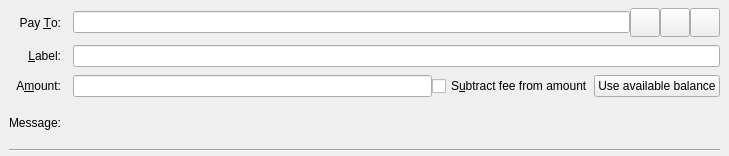
<?xml version="1.0" encoding="UTF-8"?>
<ui version="4.0">
 <class>SendCoinsEntry</class>
 <widget class="QStackedWidget" name="SendCoinsEntry">
  <property name="geometry">
   <rect>
    <x>0</x>
    <y>0</y>
    <width>729</width>
    <height>156</height>
   </rect>
  </property>
  <property name="focusPolicy">
   <enum>Qt::TabFocus</enum>
  </property>
  <property name="autoFillBackground">
   <bool>false</bool>
  </property>
  <widget class="QFrame" name="SendCoins">
   <property name="toolTip">
    <string>This is a normal payment.</string>
   </property>
   <property name="frameShape">
    <enum>QFrame::NoFrame</enum>
   </property>
   <layout class="QGridLayout" name="gridLayout">
    <property name="topMargin">
     <number>8</number>
    </property>
    <property name="bottomMargin">
     <number>4</number>
    </property>
    <property name="horizontalSpacing">
     <number>12</number>
    </property>
    <property name="verticalSpacing">
     <number>8</number>
    </property>
    <item row="0" column="0">
     <widget class="QLabel" name="payToLabel">
      <property name="text">
       <string>Pay &amp;To:</string>
      </property>
      <property name="alignment">
       <set>Qt::AlignRight|Qt::AlignTrailing|Qt::AlignVCenter</set>
      </property>
      <property name="buddy">
       <cstring>payTo</cstring>
      </property>
     </widget>
    </item>
    <item row="0" column="1">
     <layout class="QHBoxLayout" name="payToLayout">
      <property name="spacing">
       <number>0</number>
      </property>
      <item>
       <widget class="QValidatedLineEdit" name="payTo">
        <property name="toolTip">
         <string>The ratcoin address to send the payment to</string>
        </property>
       </widget>
      </item>
      <item>
       <widget class="QToolButton" name="addressBookButton">
        <property name="toolTip">
         <string>Choose previously used address</string>
        </property>
        <property name="text">
         <string/>
        </property>
        <property name="icon">
         <iconset resource="../bitcoin.qrc">
          <normaloff>:/icons/address-book</normaloff>:/icons/address-book</iconset>
        </property>
        <property name="iconSize">
         <size>
          <width>22</width>
          <height>22</height>
         </size>
        </property>
        <property name="shortcut">
         <string>Alt+A</string>
        </property>
       </widget>
      </item>
      <item>
       <widget class="QToolButton" name="pasteButton">
        <property name="toolTip">
         <string>Paste address from clipboard</string>
        </property>
        <property name="text">
         <string/>
        </property>
        <property name="icon">
         <iconset resource="../bitcoin.qrc">
          <normaloff>:/icons/editpaste</normaloff>:/icons/editpaste</iconset>
        </property>
        <property name="iconSize">
         <size>
          <width>22</width>
          <height>22</height>
         </size>
        </property>
        <property name="shortcut">
         <string>Alt+P</string>
        </property>
       </widget>
      </item>
      <item>
       <widget class="QToolButton" name="deleteButton">
        <property name="toolTip">
         <string>Remove this entry</string>
        </property>
        <property name="text">
         <string/>
        </property>
        <property name="icon">
         <iconset resource="../bitcoin.qrc">
          <normaloff>:/icons/remove</normaloff>:/icons/remove</iconset>
        </property>
        <property name="iconSize">
         <size>
          <width>22</width>
          <height>22</height>
         </size>
        </property>
       </widget>
      </item>
     </layout>
    </item>
    <item row="1" column="0">
     <widget class="QLabel" name="labellLabel">
      <property name="text">
       <string>&amp;Label:</string>
      </property>
      <property name="alignment">
       <set>Qt::AlignRight|Qt::AlignTrailing|Qt::AlignVCenter</set>
      </property>
      <property name="buddy">
       <cstring>addAsLabel</cstring>
      </property>
     </widget>
    </item>
    <item row="1" column="1">
     <widget class="QLineEdit" name="addAsLabel">
      <property name="toolTip">
       <string>Enter a label for this address to add it to the list of used addresses</string>
      </property>
     </widget>
    </item>
    <item row="2" column="0">
     <widget class="QLabel" name="amountLabel">
      <property name="text">
       <string>A&amp;mount:</string>
      </property>
      <property name="alignment">
       <set>Qt::AlignRight|Qt::AlignTrailing|Qt::AlignVCenter</set>
      </property>
      <property name="buddy">
       <cstring>payAmount</cstring>
      </property>
     </widget>
    </item>
    <item row="2" column="1">
     <layout class="QHBoxLayout" name="horizontalLayoutAmount" stretch="0,0,0">
      <item>
       <widget class="BitcoinAmountField" name="payAmount"/>
      </item>
      <item>
       <widget class="QCheckBox" name="checkboxSubtractFeeFromAmount">
        <property name="toolTip">
         <string>The fee will be deducted from the amount being sent. The recipient will receive less ratcoins than you enter in the amount field. If multiple recipients are selected, the fee is split equally.</string>
        </property>
        <property name="text">
         <string>S&amp;ubtract fee from amount</string>
        </property>
       </widget>
      </item>
      <item>
       <widget class="QPushButton" name="useAvailableBalanceButton">
        <property name="text">
         <string>Use available balance</string>
        </property>
       </widget>
      </item>
     </layout>
    </item>
    <item row="3" column="0">
     <widget class="QLabel" name="messageLabel">
      <property name="text">
       <string>Message:</string>
      </property>
      <property name="alignment">
       <set>Qt::AlignRight|Qt::AlignTrailing|Qt::AlignVCenter</set>
      </property>
     </widget>
    </item>
    <item row="3" column="1">
     <widget class="QLabel" name="messageTextLabel">
      <property name="toolTip">
       <string>A message that was attached to the ratcoin: URI which will be stored with the transaction for your reference. Note: This message will not be sent over the ratcoin network.</string>
      </property>
      <property name="textFormat">
       <enum>Qt::PlainText</enum>
      </property>
     </widget>
    </item>
    <item row="4" column="0" colspan="2">
     <widget class="Line" name="line">
      <property name="orientation">
       <enum>Qt::Horizontal</enum>
      </property>
     </widget>
    </item>
   </layout>
  </widget>
  <widget class="QFrame" name="SendCoins_UnauthenticatedPaymentRequest">
   <property name="palette">
    <palette>
     <active>
      <colorrole role="WindowText">
       <brush brushstyle="SolidPattern">
        <color alpha="255">
         <red>0</red>
         <green>0</green>
         <blue>0</blue>
        </color>
       </brush>
      </colorrole>
      <colorrole role="Button">
       <brush brushstyle="SolidPattern">
        <color alpha="255">
         <red>255</red>
         <green>255</green>
         <blue>127</blue>
        </color>
       </brush>
      </colorrole>
      <colorrole role="Light">
       <brush brushstyle="SolidPattern">
        <color alpha="255">
         <red>255</red>
         <green>255</green>
         <blue>255</blue>
        </color>
       </brush>
      </colorrole>
      <colorrole role="Midlight">
       <brush brushstyle="SolidPattern">
        <color alpha="255">
         <red>255</red>
         <green>255</green>
         <blue>191</blue>
        </color>
       </brush>
      </colorrole>
      <colorrole role="Dark">
       <brush brushstyle="SolidPattern">
        <color alpha="255">
         <red>127</red>
         <green>127</green>
         <blue>63</blue>
        </color>
       </brush>
      </colorrole>
      <colorrole role="Mid">
       <brush brushstyle="SolidPattern">
        <color alpha="255">
         <red>170</red>
         <green>170</green>
         <blue>84</blue>
        </color>
       </brush>
      </colorrole>
      <colorrole role="Text">
       <brush brushstyle="SolidPattern">
        <color alpha="255">
         <red>0</red>
         <green>0</green>
         <blue>0</blue>
        </color>
       </brush>
      </colorrole>
      <colorrole role="BrightText">
       <brush brushstyle="SolidPattern">
        <color alpha="255">
         <red>255</red>
         <green>255</green>
         <blue>255</blue>
        </color>
       </brush>
      </colorrole>
      <colorrole role="ButtonText">
       <brush brushstyle="SolidPattern">
        <color alpha="255">
         <red>0</red>
         <green>0</green>
         <blue>0</blue>
        </color>
       </brush>
      </colorrole>
      <colorrole role="Base">
       <brush brushstyle="SolidPattern">
        <color alpha="255">
         <red>255</red>
         <green>255</green>
         <blue>255</blue>
        </color>
       </brush>
      </colorrole>
      <colorrole role="Window">
       <brush brushstyle="SolidPattern">
        <color alpha="255">
         <red>255</red>
         <green>255</green>
         <blue>127</blue>
        </color>
       </brush>
      </colorrole>
      <colorrole role="Shadow">
       <brush brushstyle="SolidPattern">
        <color alpha="255">
         <red>0</red>
         <green>0</green>
         <blue>0</blue>
        </color>
       </brush>
      </colorrole>
      <colorrole role="AlternateBase">
       <brush brushstyle="SolidPattern">
        <color alpha="255">
         <red>255</red>
         <green>255</green>
         <blue>191</blue>
        </color>
       </brush>
      </colorrole>
      <colorrole role="ToolTipBase">
       <brush brushstyle="SolidPattern">
        <color alpha="255">
         <red>255</red>
         <green>255</green>
         <blue>220</blue>
        </color>
       </brush>
      </colorrole>
      <colorrole role="ToolTipText">
       <brush brushstyle="SolidPattern">
        <color alpha="255">
         <red>0</red>
         <green>0</green>
         <blue>0</blue>
        </color>
       </brush>
      </colorrole>
     </active>
     <inactive>
      <colorrole role="WindowText">
       <brush brushstyle="SolidPattern">
        <color alpha="255">
         <red>0</red>
         <green>0</green>
         <blue>0</blue>
        </color>
       </brush>
      </colorrole>
      <colorrole role="Button">
       <brush brushstyle="SolidPattern">
        <color alpha="255">
         <red>255</red>
         <green>255</green>
         <blue>127</blue>
        </color>
       </brush>
      </colorrole>
      <colorrole role="Light">
       <brush brushstyle="SolidPattern">
        <color alpha="255">
         <red>255</red>
         <green>255</green>
         <blue>255</blue>
        </color>
       </brush>
      </colorrole>
      <colorrole role="Midlight">
       <brush brushstyle="SolidPattern">
        <color alpha="255">
         <red>255</red>
         <green>255</green>
         <blue>191</blue>
        </color>
       </brush>
      </colorrole>
      <colorrole role="Dark">
       <brush brushstyle="SolidPattern">
        <color alpha="255">
         <red>127</red>
         <green>127</green>
         <blue>63</blue>
        </color>
       </brush>
      </colorrole>
      <colorrole role="Mid">
       <brush brushstyle="SolidPattern">
        <color alpha="255">
         <red>170</red>
         <green>170</green>
         <blue>84</blue>
        </color>
       </brush>
      </colorrole>
      <colorrole role="Text">
       <brush brushstyle="SolidPattern">
        <color alpha="255">
         <red>0</red>
         <green>0</green>
         <blue>0</blue>
        </color>
       </brush>
      </colorrole>
      <colorrole role="BrightText">
       <brush brushstyle="SolidPattern">
        <color alpha="255">
         <red>255</red>
         <green>255</green>
         <blue>255</blue>
        </color>
       </brush>
      </colorrole>
      <colorrole role="ButtonText">
       <brush brushstyle="SolidPattern">
        <color alpha="255">
         <red>0</red>
         <green>0</green>
         <blue>0</blue>
        </color>
       </brush>
      </colorrole>
      <colorrole role="Base">
       <brush brushstyle="SolidPattern">
        <color alpha="255">
         <red>255</red>
         <green>255</green>
         <blue>255</blue>
        </color>
       </brush>
      </colorrole>
      <colorrole role="Window">
       <brush brushstyle="SolidPattern">
        <color alpha="255">
         <red>255</red>
         <green>255</green>
         <blue>127</blue>
        </color>
       </brush>
      </colorrole>
      <colorrole role="Shadow">
       <brush brushstyle="SolidPattern">
        <color alpha="255">
         <red>0</red>
         <green>0</green>
         <blue>0</blue>
        </color>
       </brush>
      </colorrole>
      <colorrole role="AlternateBase">
       <brush brushstyle="SolidPattern">
        <color alpha="255">
         <red>255</red>
         <green>255</green>
         <blue>191</blue>
        </color>
       </brush>
      </colorrole>
      <colorrole role="ToolTipBase">
       <brush brushstyle="SolidPattern">
        <color alpha="255">
         <red>255</red>
         <green>255</green>
         <blue>220</blue>
        </color>
       </brush>
      </colorrole>
      <colorrole role="ToolTipText">
       <brush brushstyle="SolidPattern">
        <color alpha="255">
         <red>0</red>
         <green>0</green>
         <blue>0</blue>
        </color>
       </brush>
      </colorrole>
     </inactive>
     <disabled>
      <colorrole role="WindowText">
       <brush brushstyle="SolidPattern">
        <color alpha="255">
         <red>127</red>
         <green>127</green>
         <blue>63</blue>
        </color>
       </brush>
      </colorrole>
      <colorrole role="Button">
       <brush brushstyle="SolidPattern">
        <color alpha="255">
         <red>255</red>
         <green>255</green>
         <blue>127</blue>
        </color>
       </brush>
      </colorrole>
      <colorrole role="Light">
       <brush brushstyle="SolidPattern">
        <color alpha="255">
         <red>255</red>
         <green>255</green>
         <blue>255</blue>
        </color>
       </brush>
      </colorrole>
      <colorrole role="Midlight">
       <brush brushstyle="SolidPattern">
        <color alpha="255">
         <red>255</red>
         <green>255</green>
         <blue>191</blue>
        </color>
       </brush>
      </colorrole>
      <colorrole role="Dark">
       <brush brushstyle="SolidPattern">
        <color alpha="255">
         <red>127</red>
         <green>127</green>
         <blue>63</blue>
        </color>
       </brush>
      </colorrole>
      <colorrole role="Mid">
       <brush brushstyle="SolidPattern">
        <color alpha="255">
         <red>170</red>
         <green>170</green>
         <blue>84</blue>
        </color>
       </brush>
      </colorrole>
      <colorrole role="Text">
       <brush brushstyle="SolidPattern">
        <color alpha="255">
         <red>127</red>
         <green>127</green>
         <blue>63</blue>
        </color>
       </brush>
      </colorrole>
      <colorrole role="BrightText">
       <brush brushstyle="SolidPattern">
        <color alpha="255">
         <red>255</red>
         <green>255</green>
         <blue>255</blue>
        </color>
       </brush>
      </colorrole>
      <colorrole role="ButtonText">
       <brush brushstyle="SolidPattern">
        <color alpha="255">
         <red>127</red>
         <green>127</green>
         <blue>63</blue>
        </color>
       </brush>
      </colorrole>
      <colorrole role="Base">
       <brush brushstyle="SolidPattern">
        <color alpha="255">
         <red>255</red>
         <green>255</green>
         <blue>127</blue>
        </color>
       </brush>
      </colorrole>
      <colorrole role="Window">
       <brush brushstyle="SolidPattern">
        <color alpha="255">
         <red>255</red>
         <green>255</green>
         <blue>127</blue>
        </color>
       </brush>
      </colorrole>
      <colorrole role="Shadow">
       <brush brushstyle="SolidPattern">
        <color alpha="255">
         <red>0</red>
         <green>0</green>
         <blue>0</blue>
        </color>
       </brush>
      </colorrole>
      <colorrole role="AlternateBase">
       <brush brushstyle="SolidPattern">
        <color alpha="255">
         <red>255</red>
         <green>255</green>
         <blue>127</blue>
        </color>
       </brush>
      </colorrole>
      <colorrole role="ToolTipBase">
       <brush brushstyle="SolidPattern">
        <color alpha="255">
         <red>255</red>
         <green>255</green>
         <blue>220</blue>
        </color>
       </brush>
      </colorrole>
      <colorrole role="ToolTipText">
       <brush brushstyle="SolidPattern">
        <color alpha="255">
         <red>0</red>
         <green>0</green>
         <blue>0</blue>
        </color>
       </brush>
      </colorrole>
     </disabled>
    </palette>
   </property>
   <property name="toolTip">
    <string>This is an unauthenticated payment request.</string>
   </property>
   <property name="autoFillBackground">
    <bool>true</bool>
   </property>
   <property name="frameShape">
    <enum>QFrame::NoFrame</enum>
   </property>
   <layout class="QGridLayout" name="gridLayout_is">
    <property name="spacing">
     <number>12</number>
    </property>
    <item row="0" column="0">
     <widget class="QLabel" name="payToLabel_is">
      <property name="text">
       <string>Pay To:</string>
      </property>
      <property name="alignment">
       <set>Qt::AlignRight|Qt::AlignTrailing|Qt::AlignVCenter</set>
      </property>
     </widget>
    </item>
    <item row="0" column="1">
     <layout class="QHBoxLayout" name="payToLayout_is">
      <property name="spacing">
       <number>0</number>
      </property>
      <item>
       <widget class="QLabel" name="payTo_is"/>
      </item>
      <item>
       <widget class="QToolButton" name="deleteButton_is">
        <property name="toolTip">
         <string>Remove this entry</string>
        </property>
        <property name="text">
         <string/>
        </property>
        <property name="icon">
         <iconset resource="../bitcoin.qrc">
          <normaloff>:/icons/remove</normaloff>:/icons/remove</iconset>
        </property>
       </widget>
      </item>
     </layout>
    </item>
    <item row="1" column="0">
     <widget class="QLabel" name="memoLabel_is">
      <property name="text">
       <string>Memo:</string>
      </property>
      <property name="alignment">
       <set>Qt::AlignRight|Qt::AlignTrailing|Qt::AlignVCenter</set>
      </property>
     </widget>
    </item>
    <item row="1" column="1">
     <widget class="QLabel" name="memoTextLabel_is">
      <property name="textFormat">
       <enum>Qt::PlainText</enum>
      </property>
     </widget>
    </item>
    <item row="2" column="0">
     <widget class="QLabel" name="amountLabel_is">
      <property name="text">
       <string>A&amp;mount:</string>
      </property>
      <property name="alignment">
       <set>Qt::AlignRight|Qt::AlignTrailing|Qt::AlignVCenter</set>
      </property>
      <property name="buddy">
       <cstring>payAmount_is</cstring>
      </property>
     </widget>
    </item>
    <item row="2" column="1">
     <widget class="BitcoinAmountField" name="payAmount_is">
      <property name="acceptDrops">
       <bool>false</bool>
      </property>
     </widget>
    </item>
   </layout>
  </widget>
  <widget class="QFrame" name="SendCoins_AuthenticatedPaymentRequest">
   <property name="palette">
    <palette>
     <active>
      <colorrole role="WindowText">
       <brush brushstyle="SolidPattern">
        <color alpha="255">
         <red>0</red>
         <green>0</green>
         <blue>0</blue>
        </color>
       </brush>
      </colorrole>
      <colorrole role="Button">
       <brush brushstyle="SolidPattern">
        <color alpha="255">
         <red>140</red>
         <green>232</green>
         <blue>119</blue>
        </color>
       </brush>
      </colorrole>
      <colorrole role="Light">
       <brush brushstyle="SolidPattern">
        <color alpha="255">
         <red>230</red>
         <green>255</green>
         <blue>224</blue>
        </color>
       </brush>
      </colorrole>
      <colorrole role="Midlight">
       <brush brushstyle="SolidPattern">
        <color alpha="255">
         <red>185</red>
         <green>243</green>
         <blue>171</blue>
        </color>
       </brush>
      </colorrole>
      <colorrole role="Dark">
       <brush brushstyle="SolidPattern">
        <color alpha="255">
         <red>70</red>
         <green>116</green>
         <blue>59</blue>
        </color>
       </brush>
      </colorrole>
      <colorrole role="Mid">
       <brush brushstyle="SolidPattern">
        <color alpha="255">
         <red>93</red>
         <green>155</green>
         <blue>79</blue>
        </color>
       </brush>
      </colorrole>
      <colorrole role="Text">
       <brush brushstyle="SolidPattern">
        <color alpha="255">
         <red>0</red>
         <green>0</green>
         <blue>0</blue>
        </color>
       </brush>
      </colorrole>
      <colorrole role="BrightText">
       <brush brushstyle="SolidPattern">
        <color alpha="255">
         <red>155</red>
         <green>255</green>
         <blue>147</blue>
        </color>
       </brush>
      </colorrole>
      <colorrole role="ButtonText">
       <brush brushstyle="SolidPattern">
        <color alpha="255">
         <red>0</red>
         <green>0</green>
         <blue>0</blue>
        </color>
       </brush>
      </colorrole>
      <colorrole role="Base">
       <brush brushstyle="SolidPattern">
        <color alpha="255">
         <red>119</red>
         <green>255</green>
         <blue>233</blue>
        </color>
       </brush>
      </colorrole>
      <colorrole role="Window">
       <brush brushstyle="SolidPattern">
        <color alpha="255">
         <red>140</red>
         <green>232</green>
         <blue>119</blue>
        </color>
       </brush>
      </colorrole>
      <colorrole role="Shadow">
       <brush brushstyle="SolidPattern">
        <color alpha="255">
         <red>0</red>
         <green>0</green>
         <blue>0</blue>
        </color>
       </brush>
      </colorrole>
      <colorrole role="AlternateBase">
       <brush brushstyle="SolidPattern">
        <color alpha="255">
         <red>197</red>
         <green>243</green>
         <blue>187</blue>
        </color>
       </brush>
      </colorrole>
      <colorrole role="NoRole">
       <brush brushstyle="SolidPattern">
        <color alpha="255">
         <red>125</red>
         <green>194</green>
         <blue>122</blue>
        </color>
       </brush>
      </colorrole>
      <colorrole role="ToolTipBase">
       <brush brushstyle="SolidPattern">
        <color alpha="255">
         <red>255</red>
         <green>255</green>
         <blue>220</blue>
        </color>
       </brush>
      </colorrole>
      <colorrole role="ToolTipText">
       <brush brushstyle="SolidPattern">
        <color alpha="255">
         <red>0</red>
         <green>0</green>
         <blue>0</blue>
        </color>
       </brush>
      </colorrole>
     </active>
     <inactive>
      <colorrole role="WindowText">
       <brush brushstyle="SolidPattern">
        <color alpha="255">
         <red>0</red>
         <green>0</green>
         <blue>0</blue>
        </color>
       </brush>
      </colorrole>
      <colorrole role="Button">
       <brush brushstyle="SolidPattern">
        <color alpha="255">
         <red>140</red>
         <green>232</green>
         <blue>119</blue>
        </color>
       </brush>
      </colorrole>
      <colorrole role="Light">
       <brush brushstyle="SolidPattern">
        <color alpha="255">
         <red>230</red>
         <green>255</green>
         <blue>224</blue>
        </color>
       </brush>
      </colorrole>
      <colorrole role="Midlight">
       <brush brushstyle="SolidPattern">
        <color alpha="255">
         <red>185</red>
         <green>243</green>
         <blue>171</blue>
        </color>
       </brush>
      </colorrole>
      <colorrole role="Dark">
       <brush brushstyle="SolidPattern">
        <color alpha="255">
         <red>70</red>
         <green>116</green>
         <blue>59</blue>
        </color>
       </brush>
      </colorrole>
      <colorrole role="Mid">
       <brush brushstyle="SolidPattern">
        <color alpha="255">
         <red>93</red>
         <green>155</green>
         <blue>79</blue>
        </color>
       </brush>
      </colorrole>
      <colorrole role="Text">
       <brush brushstyle="SolidPattern">
        <color alpha="255">
         <red>0</red>
         <green>0</green>
         <blue>0</blue>
        </color>
       </brush>
      </colorrole>
      <colorrole role="BrightText">
       <brush brushstyle="SolidPattern">
        <color alpha="255">
         <red>155</red>
         <green>255</green>
         <blue>147</blue>
        </color>
       </brush>
      </colorrole>
      <colorrole role="ButtonText">
       <brush brushstyle="SolidPattern">
        <color alpha="255">
         <red>0</red>
         <green>0</green>
         <blue>0</blue>
        </color>
       </brush>
      </colorrole>
      <colorrole role="Base">
       <brush brushstyle="SolidPattern">
        <color alpha="255">
         <red>119</red>
         <green>255</green>
         <blue>233</blue>
        </color>
       </brush>
      </colorrole>
      <colorrole role="Window">
       <brush brushstyle="SolidPattern">
        <color alpha="255">
         <red>140</red>
         <green>232</green>
         <blue>119</blue>
        </color>
       </brush>
      </colorrole>
      <colorrole role="Shadow">
       <brush brushstyle="SolidPattern">
        <color alpha="255">
         <red>0</red>
         <green>0</green>
         <blue>0</blue>
        </color>
       </brush>
      </colorrole>
      <colorrole role="AlternateBase">
       <brush brushstyle="SolidPattern">
        <color alpha="255">
         <red>197</red>
         <green>243</green>
         <blue>187</blue>
        </color>
       </brush>
      </colorrole>
      <colorrole role="NoRole">
       <brush brushstyle="SolidPattern">
        <color alpha="255">
         <red>125</red>
         <green>194</green>
         <blue>122</blue>
        </color>
       </brush>
      </colorrole>
      <colorrole role="ToolTipBase">
       <brush brushstyle="SolidPattern">
        <color alpha="255">
         <red>255</red>
         <green>255</green>
         <blue>220</blue>
        </color>
       </brush>
      </colorrole>
      <colorrole role="ToolTipText">
       <brush brushstyle="SolidPattern">
        <color alpha="255">
         <red>0</red>
         <green>0</green>
         <blue>0</blue>
        </color>
       </brush>
      </colorrole>
     </inactive>
     <disabled>
      <colorrole role="WindowText">
       <brush brushstyle="SolidPattern">
        <color alpha="255">
         <red>70</red>
         <green>116</green>
         <blue>59</blue>
        </color>
       </brush>
      </colorrole>
      <colorrole role="Button">
       <brush brushstyle="SolidPattern">
        <color alpha="255">
         <red>140</red>
         <green>232</green>
         <blue>119</blue>
        </color>
       </brush>
      </colorrole>
      <colorrole role="Light">
       <brush brushstyle="SolidPattern">
        <color alpha="255">
         <red>230</red>
         <green>255</green>
         <blue>224</blue>
        </color>
       </brush>
      </colorrole>
      <colorrole role="Midlight">
       <brush brushstyle="SolidPattern">
        <color alpha="255">
         <red>185</red>
         <green>243</green>
         <blue>171</blue>
        </color>
       </brush>
      </colorrole>
      <colorrole role="Dark">
       <brush brushstyle="SolidPattern">
        <color alpha="255">
         <red>70</red>
         <green>116</green>
         <blue>59</blue>
        </color>
       </brush>
      </colorrole>
      <colorrole role="Mid">
       <brush brushstyle="SolidPattern">
        <color alpha="255">
         <red>93</red>
         <green>155</green>
         <blue>79</blue>
        </color>
       </brush>
      </colorrole>
      <colorrole role="Text">
       <brush brushstyle="SolidPattern">
        <color alpha="255">
         <red>70</red>
         <green>116</green>
         <blue>59</blue>
        </color>
       </brush>
      </colorrole>
      <colorrole role="BrightText">
       <brush brushstyle="SolidPattern">
        <color alpha="255">
         <red>155</red>
         <green>255</green>
         <blue>147</blue>
        </color>
       </brush>
      </colorrole>
      <colorrole role="ButtonText">
       <brush brushstyle="SolidPattern">
        <color alpha="255">
         <red>70</red>
         <green>116</green>
         <blue>59</blue>
        </color>
       </brush>
      </colorrole>
      <colorrole role="Base">
       <brush brushstyle="SolidPattern">
        <color alpha="255">
         <red>140</red>
         <green>232</green>
         <blue>119</blue>
        </color>
       </brush>
      </colorrole>
      <colorrole role="Window">
       <brush brushstyle="SolidPattern">
        <color alpha="255">
         <red>140</red>
         <green>232</green>
         <blue>119</blue>
        </color>
       </brush>
      </colorrole>
      <colorrole role="Shadow">
       <brush brushstyle="SolidPattern">
        <color alpha="255">
         <red>0</red>
         <green>0</green>
         <blue>0</blue>
        </color>
       </brush>
      </colorrole>
      <colorrole role="AlternateBase">
       <brush brushstyle="SolidPattern">
        <color alpha="255">
         <red>140</red>
         <green>232</green>
         <blue>119</blue>
        </color>
       </brush>
      </colorrole>
      <colorrole role="NoRole">
       <brush brushstyle="SolidPattern">
        <color alpha="255">
         <red>125</red>
         <green>194</green>
         <blue>122</blue>
        </color>
       </brush>
      </colorrole>
      <colorrole role="ToolTipBase">
       <brush brushstyle="SolidPattern">
        <color alpha="255">
         <red>255</red>
         <green>255</green>
         <blue>220</blue>
        </color>
       </brush>
      </colorrole>
      <colorrole role="ToolTipText">
       <brush brushstyle="SolidPattern">
        <color alpha="255">
         <red>0</red>
         <green>0</green>
         <blue>0</blue>
        </color>
       </brush>
      </colorrole>
     </disabled>
    </palette>
   </property>
   <property name="toolTip">
    <string>This is an authenticated payment request.</string>
   </property>
   <property name="autoFillBackground">
    <bool>true</bool>
   </property>
   <property name="frameShape">
    <enum>QFrame::NoFrame</enum>
   </property>
   <layout class="QGridLayout" name="gridLayout_s">
    <property name="spacing">
     <number>12</number>
    </property>
    <item row="0" column="0">
     <widget class="QLabel" name="payToLabel_s">
      <property name="text">
       <string>Pay To:</string>
      </property>
      <property name="alignment">
       <set>Qt::AlignRight|Qt::AlignTrailing|Qt::AlignVCenter</set>
      </property>
     </widget>
    </item>
    <item row="0" column="1">
     <layout class="QHBoxLayout" name="payToLayout_s">
      <property name="spacing">
       <number>0</number>
      </property>
      <item>
       <widget class="QLabel" name="payTo_s">
        <property name="textFormat">
         <enum>Qt::PlainText</enum>
        </property>
       </widget>
      </item>
      <item>
       <widget class="QToolButton" name="deleteButton_s">
        <property name="toolTip">
         <string>Remove this entry</string>
        </property>
        <property name="text">
         <string/>
        </property>
        <property name="icon">
         <iconset resource="../bitcoin.qrc">
          <normaloff>:/icons/remove</normaloff>:/icons/remove</iconset>
        </property>
       </widget>
      </item>
     </layout>
    </item>
    <item row="1" column="0">
     <widget class="QLabel" name="memoLabel_s">
      <property name="text">
       <string>Memo:</string>
      </property>
      <property name="alignment">
       <set>Qt::AlignRight|Qt::AlignTrailing|Qt::AlignVCenter</set>
      </property>
     </widget>
    </item>
    <item row="1" column="1">
     <widget class="QLabel" name="memoTextLabel_s">
      <property name="textFormat">
       <enum>Qt::PlainText</enum>
      </property>
     </widget>
    </item>
    <item row="2" column="0">
     <widget class="QLabel" name="amountLabel_s">
      <property name="text">
       <string>A&amp;mount:</string>
      </property>
      <property name="alignment">
       <set>Qt::AlignRight|Qt::AlignTrailing|Qt::AlignVCenter</set>
      </property>
      <property name="buddy">
       <cstring>payAmount_s</cstring>
      </property>
     </widget>
    </item>
    <item row="2" column="1">
     <widget class="BitcoinAmountField" name="payAmount_s">
      <property name="acceptDrops">
       <bool>false</bool>
      </property>
     </widget>
    </item>
   </layout>
  </widget>
 </widget>
 <customwidgets>
  <customwidget>
   <class>QValidatedLineEdit</class>
   <extends>QLineEdit</extends>
   <header>qt/qvalidatedlineedit.h</header>
  </customwidget>
  <customwidget>
   <class>BitcoinAmountField</class>
   <extends>QLineEdit</extends>
   <header>qt/bitcoinamountfield.h</header>
  </customwidget>
 </customwidgets>
 <tabstops>
  <tabstop>payTo</tabstop>
  <tabstop>addressBookButton</tabstop>
  <tabstop>pasteButton</tabstop>
  <tabstop>deleteButton</tabstop>
  <tabstop>addAsLabel</tabstop>
  <tabstop>payAmount</tabstop>
  <tabstop>payAmount_is</tabstop>
  <tabstop>deleteButton_is</tabstop>
  <tabstop>payAmount_s</tabstop>
  <tabstop>deleteButton_s</tabstop>
 </tabstops>
 <resources>
  <include location="../bitcoin.qrc"/>
 </resources>
 <connections/>
</ui>
